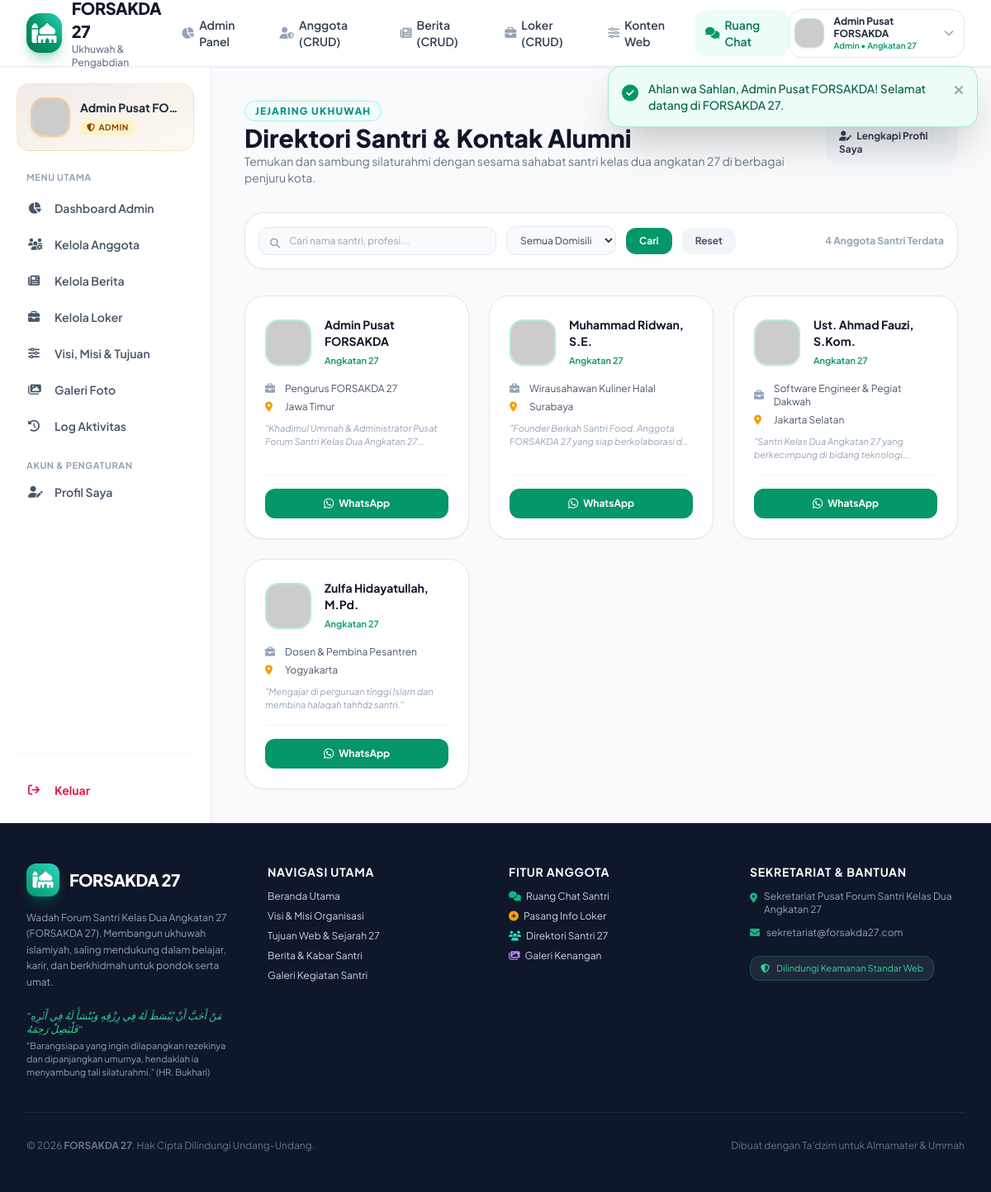
Screenshot of /views/member/direktori.php (signed in) with the database file from the repository.
### tables this page shows
CREATE TABLE IF NOT EXISTS `users` (
  `id` INT AUTO_INCREMENT PRIMARY KEY,
  `nama` VARCHAR(100) NOT NULL,
  `email` VARCHAR(100) NULL DEFAULT NULL,
  `password` VARCHAR(255) NOT NULL,
  `role` ENUM('admin', 'anggota', 'publik') DEFAULT 'anggota',
  `status` ENUM('active', 'pending', 'suspended') DEFAULT 'active',
  `angkatan` VARCHAR(20) DEFAULT '27',
  `no_hp` VARCHAR(30) NULL,
  `domisili` VARCHAR(100) NULL,
  `profesi` VARCHAR(100) NULL,
  `bio` TEXT NULL,
  `foto` VARCHAR(255) NULL,
  `created_at` DATETIME DEFAULT CURRENT_TIMESTAMP,
  `updated_at` DATETIME DEFAULT CURRENT_TIMESTAMP ON UPDATE CURRENT_TIMESTAMP,
  UNIQUE KEY `email_unique` (`email`),
  INDEX (`nama`),
  INDEX (`role`),
  INDEX (`status`)
);

### config/auth.php (called while the page is built, shortened)
<?php
require_once __DIR__ . '/security.php';
function is_logged_in(): bool {
    return !empty($_SESSION['user_id']) && !empty($_SESSION['user_role']);
}
function current_user(): ?array {
    return [
        'id'        => (int)$_SESSION['user_id'],
        'nama'      => $_SESSION['user_nama'] ?? 'Pengguna',
        'email'     => $_SESSION['user_email'] ?? '',
        'role'      => $_SESSION['user_role'] ?? 'publik',
        'status'    => $_SESSION['user_status'] ?? 'active',
        'foto'      => $_SESSION['user_foto'] ?? '',
        'angkatan'  => $_SESSION['user_angkatan'] ?? '27',
        'no_hp'     => $_SESSION['user_no_hp'] ?? '',
        'domisili'  => $_SESSION['user_domisili'] ?? '',
        'profesi'   => $_SESSION['user_profesi'] ?? ''
    ];
}
function has_role($roles): bool {
    if (is_string($roles)) {
        $roles = [$roles];
    }
    $userRole = $_SESSION['user_role'] ?? '';
    return in_array($userRole, $roles, true);
}

### config/security.php (called while the page is built, shortened)
<?php
function e(?string $data): string {
    return htmlspecialchars($data, ENT_QUOTES | ENT_SUBSTITUTE, 'UTF-8');
}
function sanitize_input(?string $data): string {
    $data = trim($data);
    $data = stripslashes($data);
    return strip_tags($data);
}

### views/member/direktori.php (the view, shortened to what this page needs)
<?php
require_once __DIR__ . '/../../includes/header.php';
$pdo = Database::getConnection();
$q = sanitize_input($_GET['q'] ?? '');
$sql = "SELECT id, nama, email, angkatan, no_hp, domisili, profesi, bio, foto, created_at
        FROM users
        WHERE status = 'active'";
$params = [];
$sql .= " ORDER BY nama ASC";
$stmt = $pdo->prepare($sql);
$stmt->execute($params);
$members = $stmt->fetchAll();
?>
<div class="flex-1 flex flex-col md:flex-row bg-slate-50 dark:bg-slate-950">
    <?php require_once __DIR__ . '/../../includes/sidebar.php'; ?>
    <main class="flex-1 p-6 sm:p-10 space-y-8 overflow-y-auto">
        <div class="flex flex-col sm:flex-row sm:items-center justify-between gap-4">
            <div>
                <span class="text-xs font-extrabold uppercase tracking-widest text-teal-600 bg-teal-50 px-3 py-1 rounded-full border border-teal-200">
                    Jejaring Ukhuwah
                </span>
                <h1 class="text-2xl sm:text-3xl font-black text-slate-900 dark:text-white mt-1">
                    Direktori Santri & Kontak Alumni
                </h1>
                <p class="text-slate-500 dark:text-slate-400 text-xs sm:text-sm">
                    Temukan dan sambung silaturahmi dengan sesama sahabat santri kelas dua angkatan 27 di berbagai penjuru kota.
                </p>
            </div>
            <a href="<?php echo BASE_URL; ?>/views/member/profil.php" class="px-4 py-2.5 bg-slate-100 hover:bg-slate-200 text-slate-700 text-xs font-bold rounded-2xl transition">
                <i class="fa-solid fa-user-pen mr-1"></i> Lengkapi Profil Saya
            </a>
        </div>
        <div class="bg-white dark:bg-slate-900 p-4 rounded-3xl border border-slate-200 dark:border-slate-800 shadow-sm flex flex-col md:flex-row items-center justify-between gap-4">
            <form method="GET" action="" class="flex flex-wrap items-center gap-3 w-full md:w-auto">
                <div class="relative w-full sm:w-72">
                    <i class="fa-solid fa-magnifying-glass absolute left-3.5 top-3 text-slate-400 text-xs"></i>
                    <input type="text" name="q" value="<?php echo e($q); ?>" placeholder="Cari nama santri, profesi..." class="w-full pl-9 pr-4 py-2 bg-slate-50 dark:bg-slate-800 border border-slate-200 dark:border-slate-700 rounded-xl text-xs focus:outline-none focus:border-brand-500 text-slate-800 dark:text-slate-200">
                </div>
                <select name="domisili" class="px-3 py-2 bg-slate-50 dark:bg-slate-800 border border-slate-200 dark:border-slate-700 rounded-xl text-xs text-slate-700 dark:text-slate-300">
                    <option value="all">Semua Domisili</option>
                </select>
                <button type="submit" class="px-4 py-2 bg-brand-600 text-white rounded-xl text-xs font-bold hover:bg-brand-500 transition">
                    Cari
                </button>
                <a href="<?php echo BASE_URL; ?>/views/member/direktori.php" class="px-4 py-2 bg-slate-100 dark:bg-slate-800 text-slate-600 dark:text-slate-400 rounded-xl text-xs font-bold hover:bg-slate-200 transition">
                    Reset
                </a>
            </form>
            <span class="text-xs font-bold text-slate-400"><?php echo count($members); ?> Anggota Santri Terdata</span>
        </div>
        <div class="grid grid-cols-1 sm:grid-cols-2 lg:grid-cols-3 gap-6">
            <?php if (empty($members)): ?>
                <div class="col-span-3 text-center py-16 bg-white dark:bg-slate-900 rounded-3xl border border-slate-200 dark:border-slate-800 text-slate-400 text-sm">
                    <i class="fa-solid fa-users-slash text-4xl mb-3 text-slate-300"></i>
                    <p>Tidak ada data santri yang cocok dengan kriteria pencarian.</p>
                </div>
            <?php else: ?>
                <?php foreach ($members as $m): ?>
                    <div class="bg-white dark:bg-slate-900 rounded-3xl p-6 border border-slate-200 dark:border-slate-800 shadow-sm flex flex-col justify-between hover:shadow-xl transition group">
                        <div class="space-y-4">
                            <div class="flex items-center gap-4">
                                <img src="<?php echo !empty($m['foto']) ? BASE_URL . '/' . e($m['foto']) : 'https://ui-avatars.com/api/?name=' . urlencode($m['nama']) . '&background=059669&color=fff'; ?>"
                                     alt="<?php echo e($m['nama']); ?>"
                                     class="w-14 h-14 rounded-2xl object-cover border-2 border-emerald-500/30 group-hover:scale-105 transition shadow-sm">
                                <div>
                                    <h3 class="text-sm font-bold text-slate-900 dark:text-white"><?php echo e($m['nama']); ?></h3>
                                    <span class="text-[11px] font-semibold text-brand-600">Angkatan <?php echo e($m['angkatan']); ?></span>
                                </div>
                            </div>
                            <div class="space-y-1.5 text-xs text-slate-600 dark:text-slate-300">
                                <?php if (!empty($m['profesi'])): ?>
                                    <p class="flex items-center gap-2">
                                        <i class="fa-solid fa-briefcase text-slate-400 w-4"></i>
                                        <span><?php echo e($m['profesi']); ?></span>
                                    </p>
                                <?php endif; ?>
                                <?php if (!empty($m['domisili'])): ?>
                                    <p class="flex items-center gap-2">
                                        <i class="fa-solid fa-location-dot text-amber-500 w-4"></i>
                                        <span><?php echo e($m['domisili']); ?></span>
                                    </p>
                                <?php endif; ?>
                                <?php if (!empty($m['bio'])): ?>
                                    <p class="text-[11px] text-slate-400 italic pt-1 line-clamp-2">
                                        "<?php echo e($m['bio']); ?>"
                                    </p>
                                <?php endif; ?>
                            </div>
                        </div>
                        <div class="pt-4 mt-4 border-t border-slate-100 dark:border-slate-800 flex items-center justify-between gap-2">
                            <?php if (!empty($m['no_hp'])): ?>
                                <?php
                                $cleanPhone = preg_replace('/[^0-9]/', '', $m['no_hp']);
                                if (strpos($cleanPhone, '08') === 0) $cleanPhone = '62' . substr($cleanPhone, 1);
                                ?>
                                <a href="https://api.whatsapp.com/send?phone=<?php echo $cleanPhone; ?>&text=<?php echo urlencode('Assalamu’alaikum, salam silaturahmi sahabat FORSAKDA 27!'); ?>" target="_blank" class="flex-1 py-2 px-3 bg-emerald-600 hover:bg-emerald-500 text-white rounded-xl text-xs font-bold text-center transition flex items-center justify-center gap-1.5">
                                    <i class="fa-brands fa-whatsapp text-sm"></i> WhatsApp
                                </a>
                            <?php else: ?>
                                <span class="text-[11px] text-slate-400 italic">Kontak belum diisi</span>
                            <?php endif; ?>
                        </div>
                    </div>
                <?php endforeach; ?>
            <?php endif; ?>
        </div>
    </main>
</div>
<?php require_once __DIR__ . '/../../includes/footer.php'; ?>

### includes/sidebar.php (shortened to what this page needs)
<?php
$user = current_user();
$currentScript = basename($_SERVER['PHP_SELF'] ?? '');
$isAdmin = has_role('admin');
?>
<aside class="hidden md:flex w-64 bg-white dark:bg-slate-900 border-r border-slate-200/80 dark:border-slate-800 p-5 flex-col justify-between shrink-0 shadow-sm">
    <div class="space-y-6">
        <div class="p-4 rounded-2xl bg-gradient-to-br <?php echo $isAdmin ? 'from-amber-900/10 to-amber-500/5 border border-amber-500/20' : 'from-brand-900/10 to-brand-500/5 border border-brand-500/20'; ?>">
            <div class="flex items-center gap-3">
                <img src="<?php echo !empty($user['foto']) ? BASE_URL . '/' . e($user['foto']) : 'https://ui-avatars.com/api/?name=' . urlencode($user['nama']) . '&background=059669&color=fff'; ?>"
                     alt="<?php echo e($user['nama']); ?>"
                     class="w-12 h-12 rounded-2xl object-cover border-2 <?php echo $isAdmin ? 'border-amber-500/40' : 'border-brand-500/40'; ?> shadow-sm">
                <div class="overflow-hidden">
                    <h4 class="text-sm font-bold text-slate-800 dark:text-white truncate"><?php echo e($user['nama']); ?></h4>
                    <span class="inline-flex items-center px-2 py-0.5 rounded-full text-[10px] font-bold uppercase tracking-wider <?php echo $isAdmin ? 'bg-amber-100 text-amber-800' : 'bg-brand-100 text-brand-800'; ?>">
                        <i class="fa-solid <?php echo $isAdmin ? 'fa-shield-halved mr-1' : 'fa-user-check mr-1'; ?>"></i>
                        <?php echo e($user['role']); ?>
                    </span>
                </div>
            </div>
        </div>
        <div class="space-y-1">
            <p class="px-3 text-[11px] font-bold text-slate-400 uppercase tracking-wider mb-2">Menu Utama</p>
            <?php if ($isAdmin): ?>
                <a href="<?php echo BASE_URL; ?>/views/admin/dashboard.php" class="flex items-center gap-3 px-3.5 py-2.5 rounded-xl text-sm font-semibold <?php echo ($currentScript === 'dashboard.php') ? 'bg-brand-600 text-white shadow-md shadow-brand-600/30' : 'text-slate-600 hover:bg-slate-100'; ?> transition">
                    <i class="fa-solid fa-chart-pie w-5"></i> Dashboard Admin
                </a>
                <a href="<?php echo BASE_URL; ?>/views/admin/users.php" class="flex items-center gap-3 px-3.5 py-2.5 rounded-xl text-sm font-semibold <?php echo ($currentScript === 'users.php') ? 'bg-brand-600 text-white shadow-md' : 'text-slate-600 hover:bg-slate-100'; ?> transition">
                    <i class="fa-solid fa-users-gear w-5"></i> Kelola Anggota
                </a>
                <a href="<?php echo BASE_URL; ?>/views/admin/berita.php" class="flex items-center gap-3 px-3.5 py-2.5 rounded-xl text-sm font-semibold <?php echo ($currentScript === 'berita.php') ? 'bg-brand-600 text-white shadow-md' : 'text-slate-600 hover:bg-slate-100'; ?> transition">
                    <i class="fa-solid fa-newspaper w-5"></i> Kelola Berita
                </a>
                <a href="<?php echo BASE_URL; ?>/views/admin/loker.php" class="flex items-center gap-3 px-3.5 py-2.5 rounded-xl text-sm font-semibold <?php echo ($currentScript === 'loker.php') ? 'bg-brand-600 text-white shadow-md' : 'text-slate-600 hover:bg-slate-100'; ?> transition">
                    <i class="fa-solid fa-briefcase w-5"></i> Kelola Loker
                </a>
                <a href="<?php echo BASE_URL; ?>/views/admin/konten.php" class="flex items-center gap-3 px-3.5 py-2.5 rounded-xl text-sm font-semibold <?php echo ($currentScript === 'konten.php') ? 'bg-brand-600 text-white shadow-md' : 'text-slate-600 hover:bg-slate-100'; ?> transition">
                    <i class="fa-solid fa-sliders w-5"></i> Visi, Misi & Tujuan
                </a>
                <a href="<?php echo BASE_URL; ?>/views/admin/galeri.php" class="flex items-center gap-3 px-3.5 py-2.5 rounded-xl text-sm font-semibold <?php echo ($currentScript === 'galeri.php') ? 'bg-brand-600 text-white shadow-md' : 'text-slate-600 hover:bg-slate-100'; ?> transition">
                    <i class="fa-solid fa-images w-5"></i> Galeri Foto
                </a>
                <a href="<?php echo BASE_URL; ?>/views/admin/logs.php" class="flex items-center gap-3 px-3.5 py-2.5 rounded-xl text-sm font-semibold <?php echo ($currentScript === 'logs.php') ? 'bg-brand-600 text-white shadow-md' : 'text-slate-600 hover:bg-slate-100'; ?> transition">
                    <i class="fa-solid fa-clock-rotate-left w-5"></i> Log Aktivitas
                </a>
            <?php endif; ?>
            <p class="px-3 text-[11px] font-bold text-slate-400 uppercase tracking-wider pt-4 mb-2">Akun & Pengaturan</p>
            <a href="<?php echo BASE_URL; ?>/views/member/profil.php" class="flex items-center gap-3 px-3.5 py-2.5 rounded-xl text-sm font-semibold <?php echo ($currentScript === 'profil.php') ? 'bg-brand-600 text-white shadow-md' : 'text-slate-600 hover:bg-slate-100'; ?> transition">
                <i class="fa-solid fa-user-pen w-5"></i> Profil Saya
            </a>
        </div>
    </div>
    <div class="pt-6 border-t border-slate-100 dark:border-slate-800">
        <a href="<?php echo BASE_URL; ?>/actions/auth_process.php?action=logout" class="flex items-center gap-3 px-3.5 py-2.5 rounded-xl text-sm font-bold text-rose-600 hover:bg-rose-50 transition">
            <i class="fa-solid fa-arrow-right-from-bracket w-5"></i> Keluar
        </a>
    </div>
</aside>

### assets/css/custom.css (style rules this page uses)
:root { --primary: #059669; --primary-dark: #064e3b; --accent: #d97706; }
body { font-family: 'Plus Jakarta Sans', -apple-system, BlinkMacSystemFont, 'Segoe UI', Roboto, sans-serif; }

### rows the page displays
users: nama "Admin Pusat FO…", nama "Admin Pusat FORSAKDA", angkatan "27", profesi "Pengurus FORSAKDA 27", domisili "Jawa Timur", bio "Khadimul Ummah & Administrator Pusat Forum Santri Kelas Dua Angkatan…"
users: nama "Muhammad Ridwan, S.E.", angkatan "27", profesi "Wirausahawan Kuliner Halal", domisili "Surabaya", bio "Founder Berkah Santri Food. Anggota FORSAKDA 27 yang siap berkolaborasi…"
users: nama "Ust. Ahmad Fauzi, S.Kom.", angkatan "27", profesi "Software Engineer & Pegiat Dakwah", domisili "Jakarta Selatan", bio "Santri Kelas Dua Angkatan 27 yang berkecimpung di bidang…"
users: nama "Zulfa Hidayatullah, M.Pd.", angkatan "27", profesi "Dosen & Pembina Pesantren", domisili "Yogyakarta", bio "Mengajar di perguruan tinggi Islam dan membina halaqah tahfidz santri."

### other values shown
$message "Ahlan wa Sahlan, Admin Pusat FORSAKDA! Selamat datang di FORSAKDA 27."
$currentUser['nama'] "Admin Pusat FORSAKDA"
$currentUser['role'] "Admin"
$user['role'] "ADMIN"
count($members) "4"
APP_NAME "FORSAKDA 27"
